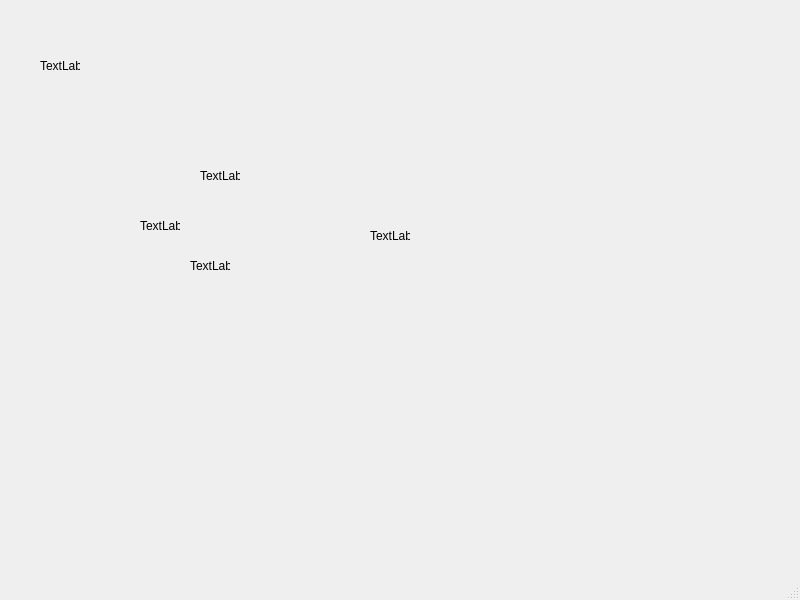
<?xml version="1.0" encoding="UTF-8"?>
<ui version="4.0">
 <class>MainWindow</class>
 <widget class="QMainWindow" name="MainWindow">
  <property name="geometry">
   <rect>
    <x>0</x>
    <y>0</y>
    <width>800</width>
    <height>600</height>
   </rect>
  </property>
  <property name="windowTitle">
   <string>MainWindow</string>
  </property>
  <widget class="QWidget" name="centralwidget">
   <widget class="QLabel" name="label">
    <property name="geometry">
     <rect>
      <x>40</x>
      <y>60</y>
      <width>40</width>
      <height>12</height>
     </rect>
    </property>
    <property name="text">
     <string>TextLabel</string>
    </property>
   </widget>
   <widget class="QLabel" name="label_2">
    <property name="geometry">
     <rect>
      <x>200</x>
      <y>170</y>
      <width>40</width>
      <height>12</height>
     </rect>
    </property>
    <property name="text">
     <string>TextLabel</string>
    </property>
   </widget>
   <widget class="QLabel" name="label_3">
    <property name="geometry">
     <rect>
      <x>140</x>
      <y>220</y>
      <width>40</width>
      <height>12</height>
     </rect>
    </property>
    <property name="text">
     <string>TextLabel</string>
    </property>
   </widget>
   <widget class="QLabel" name="label_4">
    <property name="geometry">
     <rect>
      <x>190</x>
      <y>260</y>
      <width>40</width>
      <height>12</height>
     </rect>
    </property>
    <property name="text">
     <string>TextLabel</string>
    </property>
   </widget>
   <widget class="QLabel" name="label_5">
    <property name="geometry">
     <rect>
      <x>370</x>
      <y>230</y>
      <width>40</width>
      <height>12</height>
     </rect>
    </property>
    <property name="text">
     <string>TextLabel</string>
    </property>
   </widget>
  </widget>
  <widget class="QMenuBar" name="menubar">
   <property name="geometry">
    <rect>
     <x>0</x>
     <y>0</y>
     <width>800</width>
     <height>18</height>
    </rect>
   </property>
  </widget>
  <widget class="QStatusBar" name="statusbar"/>
 </widget>
 <resources/>
 <connections/>
</ui>
